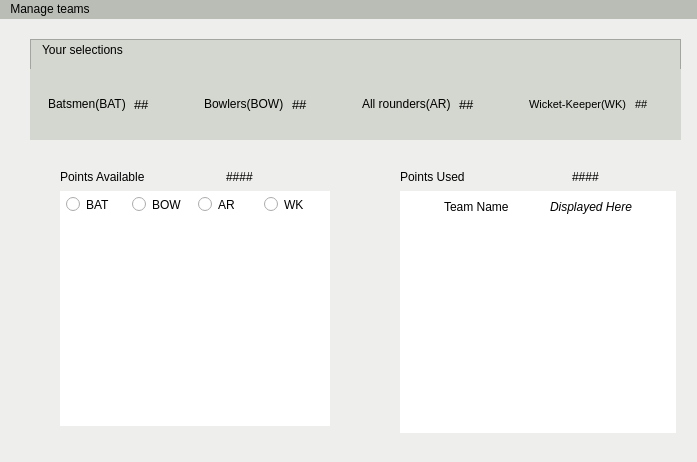
<?xml version="1.0" encoding="UTF-8"?>
<ui version="4.0">
 <class>MainWindow</class>
 <widget class="QMainWindow" name="MainWindow">
  <property name="geometry">
   <rect>
    <x>0</x>
    <y>0</y>
    <width>697</width>
    <height>462</height>
   </rect>
  </property>
  <property name="windowTitle">
   <string>MainWindow</string>
  </property>
  <property name="styleSheet">
   <string notr="true">background-color: rgb(255, 255, 255);
background-color: rgb(238, 238, 236);</string>
  </property>
  <widget class="QWidget" name="centralwidget">
   <widget class="QFrame" name="frame">
    <property name="geometry">
     <rect>
      <x>30</x>
      <y>50</y>
      <width>651</width>
      <height>71</height>
     </rect>
    </property>
    <property name="styleSheet">
     <string notr="true">background-color: rgb(211, 215, 207);
border:none;</string>
    </property>
    <layout class="QHBoxLayout" name="horizontalLayout_7">
     <item>
      <widget class="QFrame" name="frame">
       <property name="styleSheet">
        <string notr="true">background-color: rgb(186, 189, 182);
background-color: rgb(211, 215, 207);</string>
       </property>
       <layout class="QHBoxLayout" name="horizontalLayout_4">
        <item>
         <widget class="QLabel" name="label_3">
          <property name="sizePolicy">
           <sizepolicy hsizetype="Preferred" vsizetype="Fixed">
            <horstretch>0</horstretch>
            <verstretch>0</verstretch>
           </sizepolicy>
          </property>
          <property name="font">
           <font>
            <pointsize>9</pointsize>
           </font>
          </property>
          <property name="styleSheet">
           <string notr="true">color: rgb(0, 0, 0);</string>
          </property>
          <property name="text">
           <string>Batsmen(BAT)</string>
          </property>
         </widget>
        </item>
        <item>
         <widget class="QLineEdit" name="Batsmen_num">
          <property name="sizePolicy">
           <sizepolicy hsizetype="Preferred" vsizetype="Fixed">
            <horstretch>0</horstretch>
            <verstretch>0</verstretch>
           </sizepolicy>
          </property>
          <property name="font">
           <font>
            <pointsize>10</pointsize>
           </font>
          </property>
          <property name="styleSheet">
           <string notr="true">border:none;</string>
          </property>
          <property name="text">
           <string>##</string>
          </property>
          <property name="frame">
           <bool>false</bool>
          </property>
          <property name="readOnly">
           <bool>true</bool>
          </property>
         </widget>
        </item>
       </layout>
      </widget>
     </item>
     <item>
      <widget class="QFrame" name="frame">
       <property name="styleSheet">
        <string notr="true">background-color: rgb(186, 189, 182);
background-color: rgb(211, 215, 207);</string>
       </property>
       <layout class="QHBoxLayout" name="horizontalLayout_3">
        <item>
         <widget class="QLabel" name="label_2">
          <property name="sizePolicy">
           <sizepolicy hsizetype="Fixed" vsizetype="Fixed">
            <horstretch>0</horstretch>
            <verstretch>0</verstretch>
           </sizepolicy>
          </property>
          <property name="font">
           <font>
            <pointsize>9</pointsize>
           </font>
          </property>
          <property name="styleSheet">
           <string notr="true">color: rgb(0, 0, 0);</string>
          </property>
          <property name="text">
           <string>Bowlers(BOW)</string>
          </property>
         </widget>
        </item>
        <item>
         <widget class="QLineEdit" name="Bowlers_num">
          <property name="sizePolicy">
           <sizepolicy hsizetype="Preferred" vsizetype="Fixed">
            <horstretch>0</horstretch>
            <verstretch>0</verstretch>
           </sizepolicy>
          </property>
          <property name="font">
           <font>
            <pointsize>10</pointsize>
           </font>
          </property>
          <property name="styleSheet">
           <string notr="true">border:none;</string>
          </property>
          <property name="text">
           <string>##</string>
          </property>
          <property name="readOnly">
           <bool>true</bool>
          </property>
         </widget>
        </item>
       </layout>
      </widget>
     </item>
     <item>
      <widget class="QFrame" name="frame_2">
       <property name="styleSheet">
        <string notr="true">background-color: rgb(186, 189, 182);
background-color: rgb(211, 215, 207);</string>
       </property>
       <layout class="QHBoxLayout" name="horizontalLayout_5">
        <item>
         <widget class="QLabel" name="label_4">
          <property name="sizePolicy">
           <sizepolicy hsizetype="Fixed" vsizetype="Fixed">
            <horstretch>0</horstretch>
            <verstretch>0</verstretch>
           </sizepolicy>
          </property>
          <property name="font">
           <font>
            <pointsize>9</pointsize>
           </font>
          </property>
          <property name="styleSheet">
           <string notr="true">color: rgb(0, 0, 0);</string>
          </property>
          <property name="text">
           <string>All rounders(AR)</string>
          </property>
         </widget>
        </item>
        <item>
         <widget class="QLineEdit" name="Allrounder_num">
          <property name="sizePolicy">
           <sizepolicy hsizetype="Preferred" vsizetype="Fixed">
            <horstretch>0</horstretch>
            <verstretch>0</verstretch>
           </sizepolicy>
          </property>
          <property name="font">
           <font>
            <pointsize>10</pointsize>
           </font>
          </property>
          <property name="styleSheet">
           <string notr="true">border:none;</string>
          </property>
          <property name="text">
           <string>##</string>
          </property>
          <property name="readOnly">
           <bool>true</bool>
          </property>
         </widget>
        </item>
       </layout>
      </widget>
     </item>
     <item>
      <widget class="QFrame" name="frame_3">
       <property name="styleSheet">
        <string notr="true">background-color: rgb(186, 189, 182);
background-color: rgb(211, 215, 207);
border:none;</string>
       </property>
       <layout class="QHBoxLayout" name="horizontalLayout_6">
        <property name="leftMargin">
         <number>8</number>
        </property>
        <property name="topMargin">
         <number>8</number>
        </property>
        <property name="rightMargin">
         <number>8</number>
        </property>
        <property name="bottomMargin">
         <number>8</number>
        </property>
        <item>
         <widget class="QLabel" name="label_7">
          <property name="sizePolicy">
           <sizepolicy hsizetype="Fixed" vsizetype="Fixed">
            <horstretch>0</horstretch>
            <verstretch>0</verstretch>
           </sizepolicy>
          </property>
          <property name="font">
           <font>
            <pointsize>8</pointsize>
           </font>
          </property>
          <property name="styleSheet">
           <string notr="true">color: rgb(0, 0, 0);</string>
          </property>
          <property name="text">
           <string>Wicket-Keeper(WK)</string>
          </property>
         </widget>
        </item>
        <item>
         <widget class="QLineEdit" name="Wicketkeeper_num">
          <property name="sizePolicy">
           <sizepolicy hsizetype="Preferred" vsizetype="Fixed">
            <horstretch>0</horstretch>
            <verstretch>0</verstretch>
           </sizepolicy>
          </property>
          <property name="font">
           <font>
            <pointsize>8</pointsize>
           </font>
          </property>
          <property name="styleSheet">
           <string notr="true">border:none;</string>
          </property>
          <property name="text">
           <string>##</string>
          </property>
          <property name="readOnly">
           <bool>true</bool>
          </property>
         </widget>
        </item>
       </layout>
      </widget>
     </item>
    </layout>
   </widget>
   <widget class="QListView" name="listView">
    <property name="geometry">
     <rect>
      <x>30</x>
      <y>20</y>
      <width>651</width>
      <height>101</height>
     </rect>
    </property>
    <property name="styleSheet">
     <string notr="true">background-color: rgb(211, 215, 207);</string>
    </property>
   </widget>
   <widget class="QLabel" name="label">
    <property name="geometry">
     <rect>
      <x>42</x>
      <y>22</y>
      <width>111</width>
      <height>17</height>
     </rect>
    </property>
    <property name="styleSheet">
     <string notr="true">background-color: rgb(186, 189, 182);
background-color: rgb(211, 215, 207);</string>
    </property>
    <property name="text">
     <string>Your selections</string>
    </property>
   </widget>
   <widget class="QWidget" name="layoutWidget">
    <property name="geometry">
     <rect>
      <x>60</x>
      <y>150</y>
      <width>270</width>
      <height>257</height>
     </rect>
    </property>
    <layout class="QVBoxLayout" name="verticalLayout_3">
     <item>
      <layout class="QHBoxLayout" name="horizontalLayout_8">
       <item>
        <widget class="QLabel" name="label_8">
         <property name="styleSheet">
          <string notr="true">background-color: rgb(238, 238, 236);</string>
         </property>
         <property name="text">
          <string>Points Available</string>
         </property>
        </widget>
       </item>
       <item>
        <widget class="QLineEdit" name="Avail_points">
         <property name="sizePolicy">
          <sizepolicy hsizetype="Fixed" vsizetype="Fixed">
           <horstretch>0</horstretch>
           <verstretch>0</verstretch>
          </sizepolicy>
         </property>
         <property name="styleSheet">
          <string notr="true">border:none;</string>
         </property>
         <property name="text">
          <string>####</string>
         </property>
         <property name="readOnly">
          <bool>true</bool>
         </property>
        </widget>
       </item>
      </layout>
     </item>
     <item>
      <widget class="QFrame" name="frame">
       <property name="styleSheet">
        <string notr="true">background-color: rgb(255, 255, 255);
border:10px black;</string>
       </property>
       <layout class="QVBoxLayout" name="verticalLayout">
        <property name="leftMargin">
         <number>6</number>
        </property>
        <property name="topMargin">
         <number>6</number>
        </property>
        <property name="rightMargin">
         <number>6</number>
        </property>
        <property name="bottomMargin">
         <number>6</number>
        </property>
        <item>
         <widget class="QFrame" name="frame">
          <property name="styleSheet">
           <string notr="true">background-color: rgb(255, 255, 255);
border-left-color: rgb(255, 255, 255);
border-bottom-color: rgb(255, 255, 255);
border-right-color: rgb(255, 255, 255);
border-top-color: rgb(255, 255, 255);
gridline-color: rgb(255, 255, 255);
border-color: rgb(255, 255, 255);
color: rgb(0, 0, 0);
font: 11pt &quot;Ubuntu&quot;;</string>
          </property>
          <property name="lineWidth">
           <number>0</number>
          </property>
          <layout class="QHBoxLayout" name="horizontalLayout">
           <property name="spacing">
            <number>6</number>
           </property>
           <property name="leftMargin">
            <number>0</number>
           </property>
           <property name="topMargin">
            <number>0</number>
           </property>
           <property name="rightMargin">
            <number>0</number>
           </property>
           <property name="bottomMargin">
            <number>0</number>
           </property>
           <item>
            <widget class="QRadioButton" name="Bat">
             <property name="text">
              <string>BAT</string>
             </property>
             <property name="checkable">
              <bool>false</bool>
             </property>
            </widget>
           </item>
           <item>
            <widget class="QRadioButton" name="Bow">
             <property name="text">
              <string>BOW</string>
             </property>
             <property name="checkable">
              <bool>false</bool>
             </property>
            </widget>
           </item>
           <item>
            <widget class="QRadioButton" name="Ar">
             <property name="text">
              <string>AR</string>
             </property>
             <property name="checkable">
              <bool>false</bool>
             </property>
            </widget>
           </item>
           <item>
            <widget class="QRadioButton" name="Wk">
             <property name="text">
              <string>WK</string>
             </property>
             <property name="checkable">
              <bool>false</bool>
             </property>
            </widget>
           </item>
          </layout>
         </widget>
        </item>
        <item>
         <widget class="QListWidget" name="Available_players">
          <property name="contextMenuPolicy">
           <enum>Qt::DefaultContextMenu</enum>
          </property>
          <property name="styleSheet">
           <string notr="true">background-color: rgb(255, 255, 255);
border:none;</string>
          </property>
          <property name="lineWidth">
           <number>0</number>
          </property>
          <property name="autoScrollMargin">
           <number>16</number>
          </property>
          <property name="textElideMode">
           <enum>Qt::ElideRight</enum>
          </property>
          <property name="flow">
           <enum>QListView::TopToBottom</enum>
          </property>
          <property name="viewMode">
           <enum>QListView::ListMode</enum>
          </property>
         </widget>
        </item>
       </layout>
      </widget>
     </item>
    </layout>
   </widget>
   <widget class="QWidget" name="layoutWidget">
    <property name="geometry">
     <rect>
      <x>400</x>
      <y>150</y>
      <width>276</width>
      <height>264</height>
     </rect>
    </property>
    <layout class="QVBoxLayout" name="verticalLayout_4">
     <item>
      <layout class="QHBoxLayout" name="horizontalLayout_9">
       <item>
        <widget class="QLabel" name="label_9">
         <property name="styleSheet">
          <string notr="true">background-color: rgb(238, 238, 236);</string>
         </property>
         <property name="text">
          <string>Points Used</string>
         </property>
        </widget>
       </item>
       <item>
        <widget class="QLineEdit" name="Used_points">
         <property name="sizePolicy">
          <sizepolicy hsizetype="Fixed" vsizetype="Fixed">
           <horstretch>0</horstretch>
           <verstretch>0</verstretch>
          </sizepolicy>
         </property>
         <property name="styleSheet">
          <string notr="true">border:none;</string>
         </property>
         <property name="text">
          <string>####</string>
         </property>
         <property name="readOnly">
          <bool>true</bool>
         </property>
        </widget>
       </item>
      </layout>
     </item>
     <item>
      <widget class="QFrame" name="frame">
       <property name="styleSheet">
        <string notr="true">background-color: rgb(255, 255, 255);
border-color: rgb(255, 255, 255);</string>
       </property>
       <layout class="QVBoxLayout" name="verticalLayout_2">
        <item>
         <layout class="QHBoxLayout" name="horizontalLayout_2">
          <item>
           <widget class="QLabel" name="label_6">
            <property name="sizePolicy">
             <sizepolicy hsizetype="Fixed" vsizetype="Fixed">
              <horstretch>0</horstretch>
              <verstretch>0</verstretch>
             </sizepolicy>
            </property>
            <property name="text">
             <string>Team Name</string>
            </property>
           </widget>
          </item>
          <item>
           <widget class="QLabel" name="Team_name">
            <property name="sizePolicy">
             <sizepolicy hsizetype="Fixed" vsizetype="Fixed">
              <horstretch>0</horstretch>
              <verstretch>0</verstretch>
             </sizepolicy>
            </property>
            <property name="font">
             <font>
              <italic>true</italic>
             </font>
            </property>
            <property name="text">
             <string>Displayed Here</string>
            </property>
           </widget>
          </item>
         </layout>
        </item>
        <item>
         <widget class="QListWidget" name="Selected_players">
          <property name="styleSheet">
           <string notr="true">border:none;
</string>
          </property>
         </widget>
        </item>
       </layout>
      </widget>
     </item>
    </layout>
   </widget>
   <zorder>layoutWidget</zorder>
   <zorder>listView</zorder>
   <zorder>label</zorder>
   <zorder>frame</zorder>
   <zorder>layoutWidget</zorder>
  </widget>
  <widget class="QMenuBar" name="menubar">
   <property name="geometry">
    <rect>
     <x>0</x>
     <y>0</y>
     <width>697</width>
     <height>22</height>
    </rect>
   </property>
   <property name="styleSheet">
    <string notr="true">background-color: rgb(255, 255, 255);
background-color: rgb(186, 189, 182);</string>
   </property>
   <widget class="QMenu" name="menuManage_teams">
    <property name="styleSheet">
     <string notr="true"/>
    </property>
    <property name="title">
     <string>Manage teams</string>
    </property>
    <addaction name="actionAdd_team"/>
    <addaction name="actionOPEN_Team"/>
    <addaction name="actionSAVE_Team"/>
    <addaction name="actionEVALUATE_Team"/>
   </widget>
   <addaction name="menuManage_teams"/>
  </widget>
  <widget class="QStatusBar" name="statusbar"/>
  <action name="actionAdd_team">
   <property name="text">
    <string>NEW Team</string>
   </property>
  </action>
  <action name="actionOPEN_Team">
   <property name="text">
    <string>OPEN Team</string>
   </property>
  </action>
  <action name="actionSAVE_Team">
   <property name="text">
    <string>SAVE Team</string>
   </property>
  </action>
  <action name="actionEVALUATE_Team">
   <property name="text">
    <string>EVALUATE Team</string>
   </property>
  </action>
 </widget>
 <resources/>
 <connections/>
</ui>
